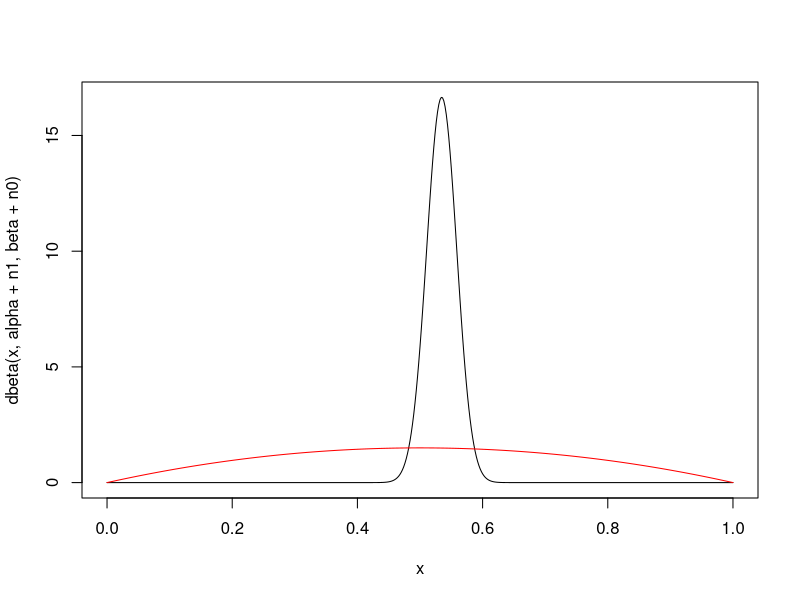
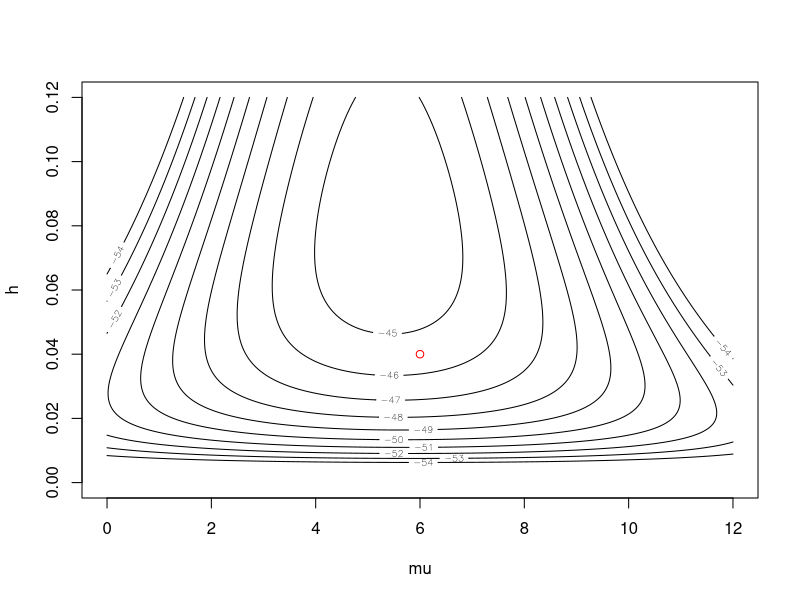
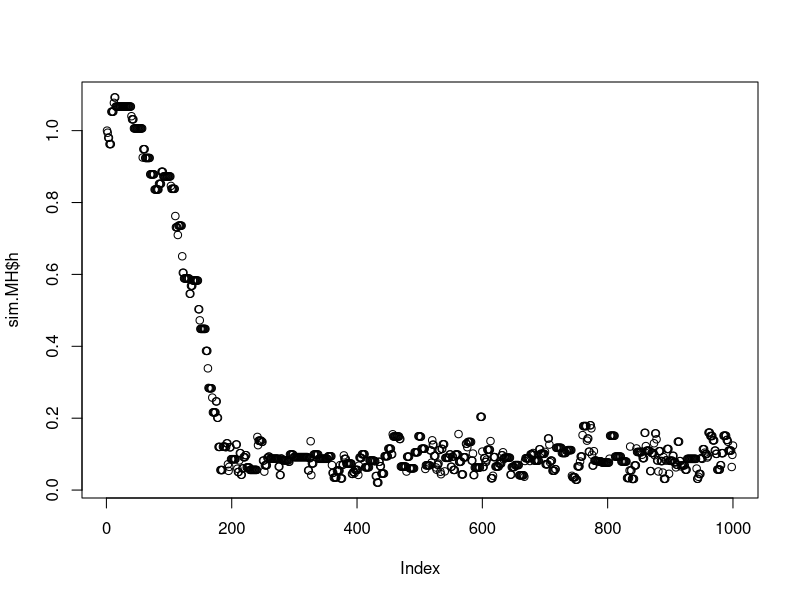
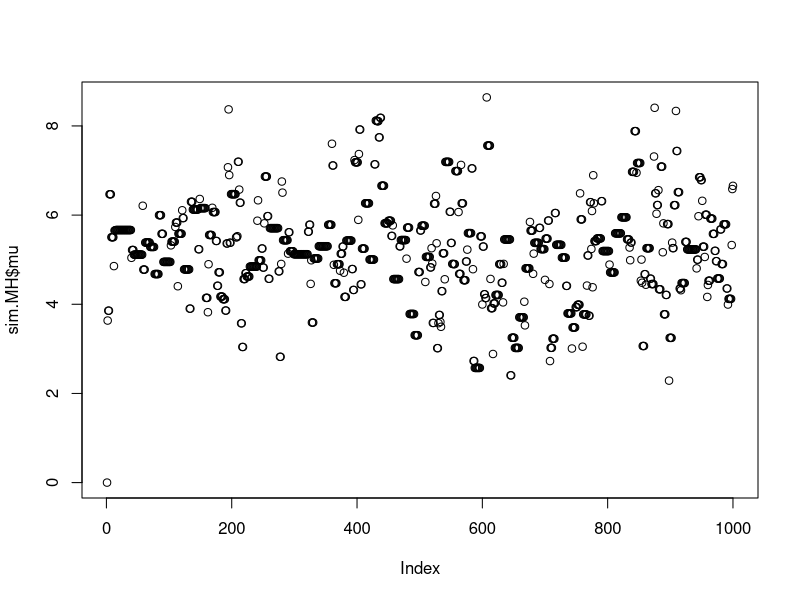
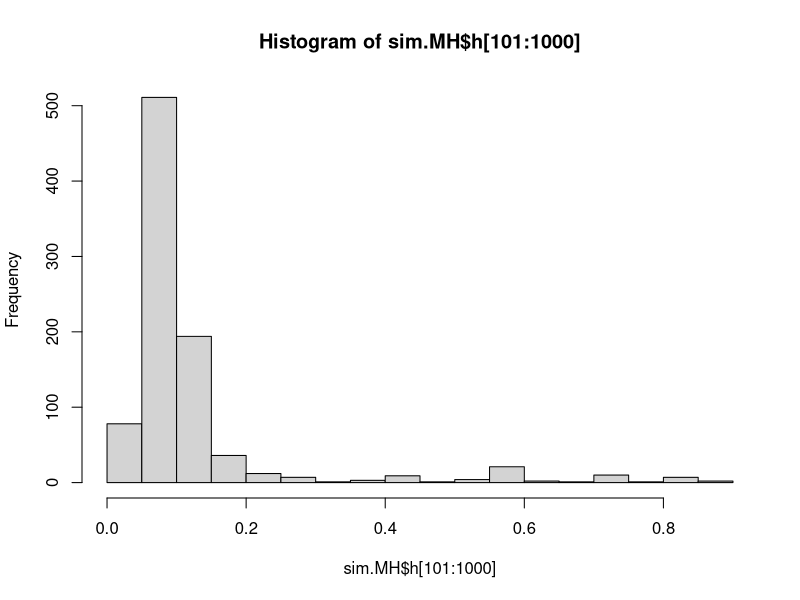
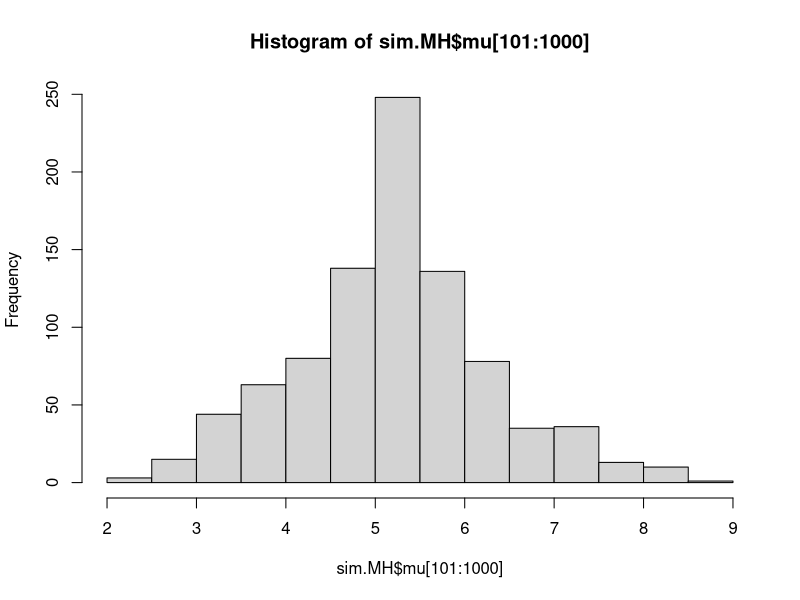

The R source for these figures, in order:
## ---- chunk 1
n0 = 200; n1 = 230; alpha=2; beta=2
x = seq(0, 1, by=0.002)
plot(x, dbeta(x, alpha+n1, beta+n0), type='l')
lines(x, dbeta(x, alpha, beta), col='red')
## ---- chunk 2
# Vraies valeurs des paramètres
vrai.mu = 6
vrai.h = 0.04
vrai.sigma = 1/sqrt(vrai.h)

# Données simulées, statistiques suffisantes
n = 10; set.seed(12345)
y = rnorm(n, vrai.mu, vrai.sigma)
y.bar = mean(y)
y2.bar = mean(y^2)

# Hyper-paramètres
mu.bar = 10
omega.bar = 0.01
nu.bar = 4
s2.bar = 0.01
## ---- chunk 3
# Densité a priori de mu
lnp.mu = function(mu) {
	lnp = dnorm(mu,mu.bar,1/sqrt(omega.bar),log=TRUE)
}

# Densité a priori de h
lnp.h = function(h) {
	lnp = log(s2.bar) + dchisq(h*s2.bar,nu.bar,log=TRUE)
}

# Densité des données
lnp.y..mu.h = function(mu, h) {
	lnp = (n/2)*log(h) - (n/2)*log(2*pi)
	lnp = lnp - 0.5*h*n * (y2.bar - 2*y.bar*mu + mu^2)	
}
## ---- chunk 4
# Densité a posteriori de mu and h, pas normalisée
lnp.mu.h..y = function(mu,h) {
	lnp = lnp.mu(mu) + lnp.h(h) + lnp.y..mu.h(mu,h)
}

# Fonction pour faire un graphique de la densité a posteriori
do.plot = function() {
	mu = seq(0, 12, by=0.01)
	h = seq(0, 0.12, by=0.0001)
	p = outer(mu, h, FUN=lnp.mu.h..y)
	levels = seq(ceiling(max(p)), ceiling(max(p))-10, by=-1)
	contour(mu, h, p, xlab='mu', ylab='h', levels=levels)
	points(vrai.mu, vrai.h, col='red')
}
## ---- chunk 5
do.plot()
## ---- chunk 6
Metro.sim = function(M) {
  mu = vector('numeric', M); h = vector('numeric', M)
  mu[1] = 0; h[1] = 1
  lnp = lnp.mu.h..y(mu[1], h[1])
  for( m in seq(2, M) ) {
    h.et=rnorm(1,h[m-1],0.05); mu.et=rnorm(1,mu[m-1],2.0)
    if( h.et > 0.0 ) {
      lnp.et = lnp.mu.h..y(mu.et, h.et)
    } else lnp.et = -Inf
    H = exp(lnp.et - lnp)
    if( runif(1) < H ) {
      h[m] = h.et; mu[m] = mu.et; lnp = lnp.et
    } else {
      h[m] = h[m-1]; mu[m] = mu[m-1]
    }
  }
  list(mu=mu, h=h)
}
## ---- chunk 7
sim.MH = Metro.sim(1000)
plot(sim.MH$h)
## ---- chunk 8
plot(sim.MH$mu)
## ---- chunk 9
hist(sim.MH$h[101:1000], 20)
## ---- chunk 10
hist(sim.MH$mu[101:1000], 20)
